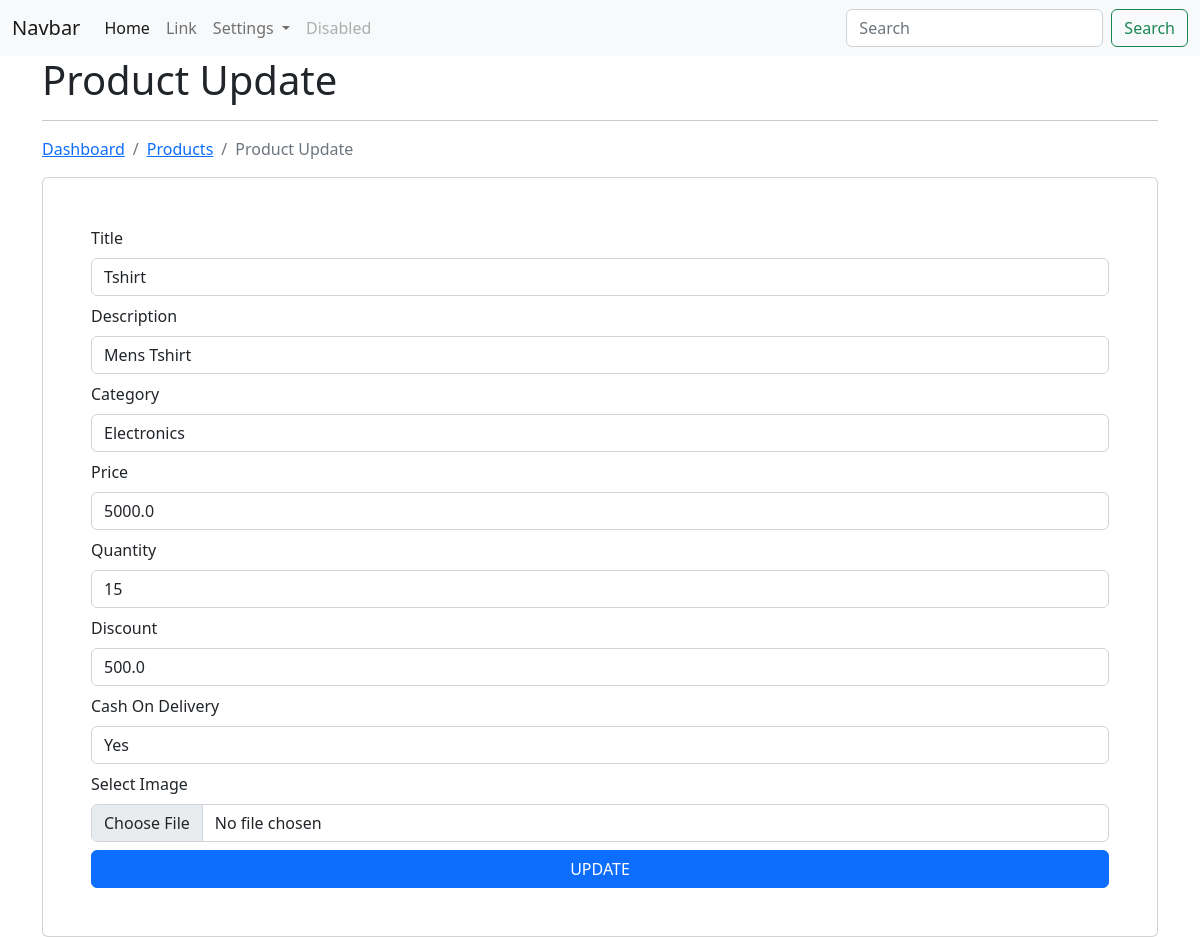
/ecom/product/edit/2/ (signed in), run on the app's committed database.
### app_ecom/models.py (models this page shows)
class Product(models.Model):
    title = models.CharField(max_length=200)
    desc = models.CharField(max_length=200)
    category = models.ForeignKey(Category, on_delete=models.CASCADE)
    price = models.FloatField()
    image = models.FileField(null=True, blank=True, upload_to="products/")
    quantity = models.IntegerField()
    discount = models.FloatField()
    cod = models.CharField(max_length=100)
    user = models.ForeignKey(User, on_delete=models.CASCADE)
    class Meta:
        db_table = 'app_products'

### app_ecom/views.py (the view)
# urls.py: path('product/edit/<int:id>/', views.product_edit, name='edit-product'),
@login_required(login_url='/authentication/login/')
def product_edit(request, id):
    product = Product.objects.get(id=id)
    categories = Category.objects.all()
    context = {"data": product, "categories": categories}
    return render(request, 'products/product_edit.html', context)

### templates/products/product_edit.html (shortened to what this page needs)
{% extends "layouts/master.html" %}
{% block content %}
    <div class="container">
        <h1>Product Update</h1>
        <hr>
        <nav aria-label="breadcrumb">
            <ol class="breadcrumb">
              <li class="breadcrumb-item"><a href="{% url 'dashboard' %}">Dashboard</a></li>
              <li class="breadcrumb-item active"><a href="{% url 'list-product' %}">Products</a></li>
              <li class="breadcrumb-item active">Product Update</li>
            </ol>
        </nav>
        <div class="card p-5">
            <form action="{% url 'update-product' %}" method="post" enctype="multipart/form-data">
                <div class="form-group mb-2">
                    <label for="title">Title</label>
                    <input type="text" name="title" value="{{ data.title }}" class="form-control mt-2">
                </div>
                <div class="form-group mb-2">
                    <label for="desc">Description</label>
                    <input type="text" name="desc" value="{{ data.desc }}" class="form-control mt-2">
                </div>
                <div class="form-group mb-2">
                    <label for="category">Category</label>
                    <select name="category" class="form-control mt-2">
                        {% for val in categories %}
                        <option value="{{ val.id }}">{{ val.category_name }}</option>
                        {% endfor %}
                    </select>
                </div>
                <div class="form-group mb-2">
                    <label for="price">Price</label>
                    <input type="text" name="price" value="{{ data.price }}" class="form-control mt-2">
                </div>
                <div class="form-group mb-2">
                    <label for="quantity">Quantity</label>
                    <input type="text" name="quantity" value="{{ data.quantity }}" class="form-control mt-2">
                </div>
                <div class="form-group mb-2">
                    <label for="discount">Discount</label>
                    <input type="text" name="discount" value="{{ data.discount }}" class="form-control mt-2">
                </div>
                <div class="form-group mb-2">
                    <label for="cod">Cash On Delivery</label>
                    <input type="text" name="cod" value="{{ data.cod }}" class="form-control mt-2">
                </div>
                <div class="form-group mb-2">
                    <label for="image">Select Image</label>
                    <input type="file" name="image" value="{{ data.image }}" class="form-control mt-2">
                </div>
                <input type="submit" class="btn btn-primary col-12" value="UPDATE">
            </form>
        </div>
    </div>
{% endblock content %}

### data on the page
Product: title "Tshirt", desc "Mens Tshirt", price "5000.0", quantity "15", discount "500.0", cod "Yes"

### other printed values
form field category "Electronics"
